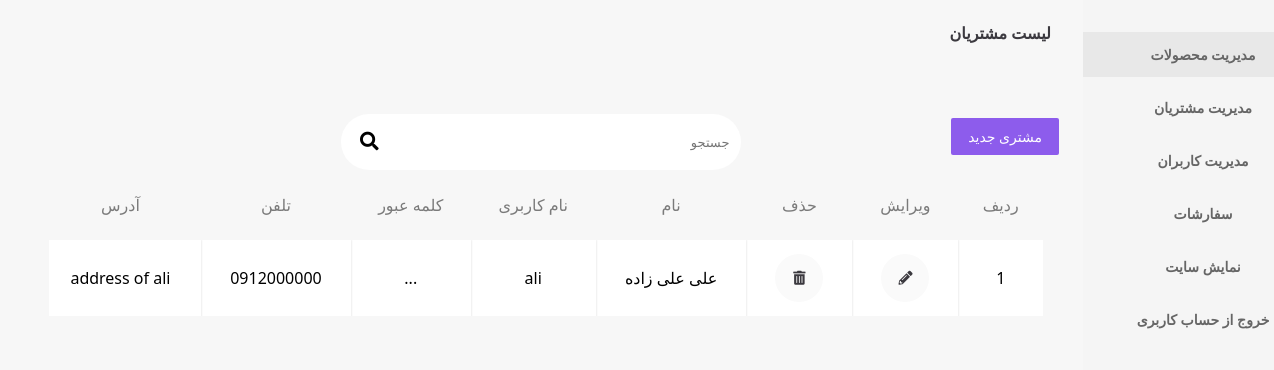
Screenshot of /admin/customers.php (signed in) with the database file from the repository.
### tables this page shows
CREATE TABLE `customers` (
  `customer_id` int(11) NOT NULL,
  `full_name` varchar(55) NOT NULL,
  `username` varchar(50) NOT NULL,
  `password` varchar(255) NOT NULL,
  `phone` varchar(20) NOT NULL,
  `address` varchar(255) NOT NULL
);

### core/connection-manager.php (called while the page is built, shortened)
<?php
    class ConnectionManager {
        private $connection;
        public function __construct() {
            $this->connection = new mysqli(self::HOST, self::USERNAME, self::PASSWORD, self::DATABASE);
            $this->connection->set_charset("utf8");
        }
        public function getConnection() {
            return $this->connection;
        }
    }
?>

### core/customer-manager.php (called while the page is built, shortened)
<?php
    require_once("connection-manager.php");
    class CustomerManager {
        protected $tableName = "customers";
        public function getAll() {
            $query =
                "SELECT * FROM $this->tableName";
            $connectionManager = new ConnectionManager();
            $result = mysqli_query($connectionManager->getConnection(), $query);
            $rows = [];
            while ($row = $result->fetch_assoc())
                $rows[] = $row;
            return $rows;
        }
    }
?>

### admin/customers.php (the view, shortened to what this page needs)
<?php
    require_once("../core/customer-manager.php");
    if (isset($_POST['keyword']))
        $keyword = $_POST['keyword'];
    else
        $keyword = NULL;
    $actionMessages = ALT_255;
    $customerManager = new CustomerManager();
    if ($keyword != NULL)
        $customers = $customerManager->search($keyword);
    else
        $customers = $customerManager->getAll();
    require_once("header.php");
?>
<section class="customers">
    <section class="caption">
        <h4><?php echo CUSTOMERS_LIST; ?></h4>
    </section>
    <section class="message">
        <p><?php echo $actionMessages ?></p>
    </section>
    <section class="toolbar">
        <div class="add-button">
            <a href="<?php echo ADD_NEW_CUSTOMER_URL.'?section=1'; ?>"><button class="primary-button"><?php echo ADD_NEW_CUSTOMER; ?></button></a>
        </div>
        <div class="search-box">
            <form action="<?php echo $_SERVER['REQUEST_URI']; ?>" method="POST">
                <input type="search" placeholder="<?php echo SEARCH; ?>" name="keyword" class="text-box" value="<?php echo $keyword; ?>">
                <button><i class="fa fa-search fa-lg"></i></button>
            </form>
        </div>
    </section>
    <section class="list">
        <table>
            <tr>
                <th><?php echo INDEX; ?></th>
                <th><?php echo EDIT; ?></th>
                <th><?php echo DELETE; ?></th>
                <th><?php echo FULL_NAME; ?></th>
                <th><?php echo USERNAME; ?></th>
                <th><?php echo PASSWORD; ?></th>
                <th><?php echo PHONE; ?></th>
                <th><?php echo ADDRESS; ?></th>
            </tr>
            <?php
                $index = 1;
                foreach($customers as &$customer) {
                    $deleteUrl = CONTROL_PANEL_URL."?section=".$activeSection."&cid=".$customer['customer_id']."&action=delete";
                    $editUrl = EDIT_CUSTOMER_URL."?section=".$activeSection."&cid=".$customer["customer_id"];
                    echo '<tr>';
                    echo '<td>'.$index++.'</td>';
                    echo '<td><a href="'.$editUrl.'" title="'.EDIT.'"><button class="action-button"><i class="fas fa-pencil-alt"></i></button></a></td>';
                    echo '<td><button class="action-button" onClick="deleteCustomer(\''.$deleteUrl.'\')"><i class="fas fa-trash-alt"></i></button></td>';
                    echo '<td>'.$customer['full_name'].'</td>';
                    echo '<td>'.$customer['username'].'</td>';
                    echo '<td>...</td>';
                    echo '<td>'.$customer['phone'].'</td>';
                    echo '<td>'.$customer['address'].'</td>';
                    echo '</tr>';
                }
            ?>
        </table>
    </section>
</section>

### admin/css/styles.css (style rules this page uses)
* { font-family: 'Segoe UI', Tahoma, Geneva, Verdana, sans-serif; }
html, body { direction: rtl; margin: 0px; padding: 0px; background: #f7f7f7; }
h1, h2, h3, h4, h5, h6, p, span, label { color: rgb(59, 57, 63) !important; }
table { border-collapse: collapse; }
th, td { padding: 10px 15px; text-align: center; }
p { line-height: 2em; }
button { cursor: pointer; font-size: 14px; }
.primary-button { cursor: pointer; padding: 8px 16px; border-radius: 2px; border: 1px solid transparent; background: #8D5CEC; color: white; margin: 4px; }
.action-button { cursor: pointer; padding: 12px 16px; border-radius: 32px; border: 1px solid transparent; background: #fafafa; width: 48px; height: 48px; margin: 4px; text-decoration: none; color: rgb(59, 57, 63) !important; transition: background 0.25s ease-out; }
.text-box { background: #f5f5f5; padding: 12px; margin: 4px; border: none; font-size: 13px; border-radius: 6px; }
.toolbar { display: flex; flex-direction: row; flex-wrap: wrap; text-align: center; justify-content: center; }
.toolbar .add-button { position: absolute; right: 260px; }
.search-box { background: #fff; width: 400px; margin: auto; border-radius: 32px; }
.search-box input { width: 85%; margin: 0; padding: 8px; height: 56px; border-radius: 0; background: transparent; }
.search-box button { background: transparent; width: 48px; height: 48px; border: none; }
.customers { padding-left: 32px; padding-right: 32px; padding-bottom: 32px; padding-top: 1px; width: 80%; margin: auto; float: none; margin-right: 240px; }
.customers .list table { margin: auto; width: 100%; }
.customers .list table th { font-weight: normal; opacity: 0.5; padding: 16px; }
.customers .list table td { margin: 0px; height: 44px; background: #fff; box-shadow: 0px 2px 2px 1px #eee; border-radius: 4px; }
.customers .list table tr { border: 8px solid #f7f7f7; }

### rows the page displays
customers: full_name "علی علی زاده", phone "0912000000", address "address of ali"

### other values shown
MANAGE_PRODUCTS "مدیریت محصولات"
MANAGE_CUSTOMERS "مدیریت مشتریان"
MANAGE_USERS "مدیریت کاربران"
ORDERS "سفارشات"
SHOW_SITE "نمایش سایت"
LOGOUT "خروج از حساب کاربری"
CUSTOMERS_LIST "لیست مشتریان"
ADD_NEW_CUSTOMER "مشتری جدید"
EDIT "ویرایش"
USERNAME "نام کاربری"
PASSWORD "کلمه عبور"
